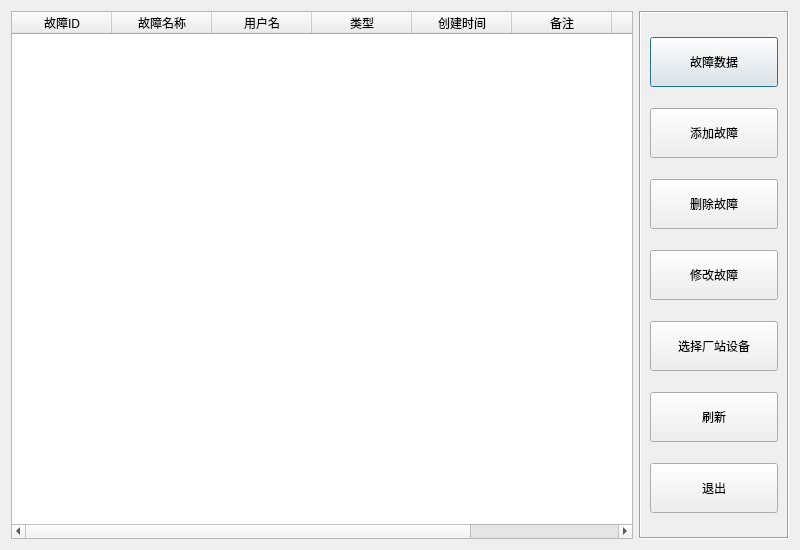
<?xml version="1.0" encoding="UTF-8"?>
<ui version="4.0">
 <class>CFaultTable</class>
 <widget class="QDialog" name="CFaultTable">
  <property name="geometry">
   <rect>
    <x>0</x>
    <y>0</y>
    <width>800</width>
    <height>550</height>
   </rect>
  </property>
  <property name="windowTitle">
   <string>故障库</string>
  </property>
  <layout class="QHBoxLayout" name="horizontalLayout">
   <item>
    <widget class="QTableWidget" name="listFault">
     <column>
      <property name="text">
       <string>故障ID</string>
      </property>
     </column>
     <column>
      <property name="text">
       <string>故障名称</string>
      </property>
     </column>
     <column>
      <property name="text">
       <string>用户名</string>
      </property>
     </column>
     <column>
      <property name="text">
       <string>类型</string>
      </property>
     </column>
     <column>
      <property name="text">
       <string>创建时间</string>
      </property>
     </column>
     <column>
      <property name="text">
       <string>备注</string>
      </property>
     </column>
     <column>
      <property name="text">
       <string>厂站名</string>
      </property>
     </column>
     <column>
      <property name="text">
       <string>设备名</string>
      </property>
     </column>
    </widget>
   </item>
   <item>
    <widget class="QFrame" name="frame">
     <property name="minimumSize">
      <size>
       <width>150</width>
       <height>0</height>
      </size>
     </property>
     <property name="maximumSize">
      <size>
       <width>150</width>
       <height>16777215</height>
      </size>
     </property>
     <property name="frameShape">
      <enum>QFrame::Box</enum>
     </property>
     <property name="frameShadow">
      <enum>QFrame::Sunken</enum>
     </property>
     <layout class="QVBoxLayout" name="verticalLayout">
      <item>
       <widget class="QPushButton" name="buttonFaultData">
        <property name="minimumSize">
         <size>
          <width>0</width>
          <height>50</height>
         </size>
        </property>
        <property name="styleSheet">
         <string notr="true">font: 14pt &quot;宋体&quot;;</string>
        </property>
        <property name="text">
         <string>故障数据</string>
        </property>
       </widget>
      </item>
      <item>
       <widget class="QPushButton" name="buttonFaultAdd">
        <property name="minimumSize">
         <size>
          <width>0</width>
          <height>50</height>
         </size>
        </property>
        <property name="styleSheet">
         <string notr="true">font: 14pt &quot;宋体&quot;;</string>
        </property>
        <property name="text">
         <string>添加故障</string>
        </property>
       </widget>
      </item>
      <item>
       <widget class="QPushButton" name="buttonFaultDel">
        <property name="minimumSize">
         <size>
          <width>0</width>
          <height>50</height>
         </size>
        </property>
        <property name="styleSheet">
         <string notr="true">font: 14pt &quot;宋体&quot;;</string>
        </property>
        <property name="text">
         <string>删除故障</string>
        </property>
       </widget>
      </item>
      <item>
       <widget class="QPushButton" name="buttonFaultModify">
        <property name="minimumSize">
         <size>
          <width>0</width>
          <height>50</height>
         </size>
        </property>
        <property name="styleSheet">
         <string notr="true">font: 14pt &quot;宋体&quot;;</string>
        </property>
        <property name="text">
         <string>修改故障</string>
        </property>
       </widget>
      </item>
      <item>
       <widget class="QPushButton" name="buttonStnDev">
        <property name="minimumSize">
         <size>
          <width>0</width>
          <height>50</height>
         </size>
        </property>
        <property name="styleSheet">
         <string notr="true">font: 14pt &quot;宋体&quot;;</string>
        </property>
        <property name="text">
         <string>选择厂站设备</string>
        </property>
       </widget>
      </item>
      <item>
       <widget class="QPushButton" name="buttonRefresh">
        <property name="minimumSize">
         <size>
          <width>0</width>
          <height>50</height>
         </size>
        </property>
        <property name="styleSheet">
         <string notr="true">font: 14pt &quot;宋体&quot;;</string>
        </property>
        <property name="text">
         <string>刷新</string>
        </property>
       </widget>
      </item>
      <item>
       <widget class="QPushButton" name="buttonExit">
        <property name="minimumSize">
         <size>
          <width>0</width>
          <height>50</height>
         </size>
        </property>
        <property name="styleSheet">
         <string notr="true">font: 14pt &quot;宋体&quot;;</string>
        </property>
        <property name="text">
         <string>退出</string>
        </property>
       </widget>
      </item>
     </layout>
    </widget>
   </item>
  </layout>
 </widget>
 <tabstops>
  <tabstop>buttonFaultData</tabstop>
  <tabstop>buttonFaultAdd</tabstop>
  <tabstop>buttonFaultDel</tabstop>
  <tabstop>buttonFaultModify</tabstop>
  <tabstop>buttonRefresh</tabstop>
  <tabstop>buttonExit</tabstop>
  <tabstop>listFault</tabstop>
 </tabstops>
 <resources/>
 <connections>
  <connection>
   <sender>buttonExit</sender>
   <signal>clicked()</signal>
   <receiver>CFaultTable</receiver>
   <slot>reject()</slot>
   <hints>
    <hint type="sourcelabel">
     <x>705</x>
     <y>490</y>
    </hint>
    <hint type="destinationlabel">
     <x>399</x>
     <y>274</y>
    </hint>
   </hints>
  </connection>
 </connections>
</ui>
